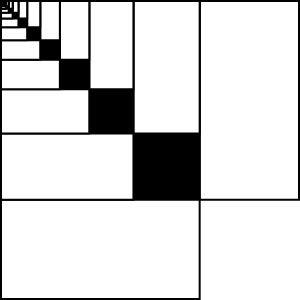
Frame 1 (no input)
Frame 60 (no input): identical to frame 1, image omitted
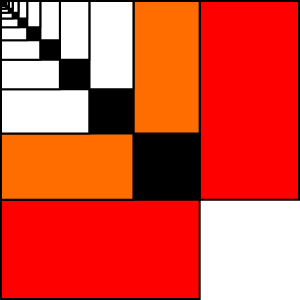
Frame 120 (the mouse pressed at the canvas centre since frame 60)

The p5.js sketch that drew these frames (run headless with seeded random() and noise() and a simulated clock; from frame 60 on, the mouse is pressed at the canvas centre):

// p5.js sketch
// ── sketch.js
const canvasSize = 300;
let rSize = canvasSize - 2;
let flip = false;
let fillSquares = "white";

function setup() {
	createCanvas(canvasSize, canvasSize);
	strokeWeight(2);
	fill("white");
	colorMode(HSB);
}

function draw() {
	background("white");
	rSize = canvasSize - 2;
	for(let loops = 0 ; loops < 10; loops++) {
		let smallSize = rSize * 2 / 3;
		if(mouseIsPressed && mouseX < rSize && mouseY < rSize) {
			let hue = loops * (255/10);
			fillSquares = color(hue, 255, 255);
		} else {
			fillSquares = "white";
		}
		nestedRect(1, 1, rSize, smallSize);
		nestedRect(1, 1, smallSize, rSize);
		
		fill("black");
		rect(1, 1, smallSize, smallSize);

		rSize = smallSize;
	}
}

function nestedRect(x, y, w, h) {
	fill(fillSquares);
	rect(x, y, w, h);
}
